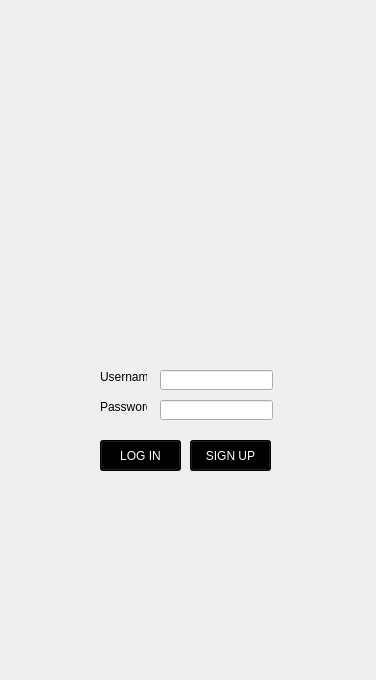
<?xml version="1.0" encoding="UTF-8"?>
<ui version="4.0">
 <class>Form</class>
 <widget class="QWidget" name="Form">
  <property name="geometry">
   <rect>
    <x>0</x>
    <y>0</y>
    <width>376</width>
    <height>680</height>
   </rect>
  </property>
  <property name="windowTitle">
   <string>Form</string>
  </property>
  <property name="styleSheet">
   <string notr="true"/>
  </property>
  <widget class="QPushButton" name="MSIGNUP">
   <property name="geometry">
    <rect>
     <x>190</x>
     <y>440</y>
     <width>81</width>
     <height>31</height>
    </rect>
   </property>
   <property name="styleSheet">
    <string notr="true">font: 15pt &quot;Bebas&quot;;
color: white;
background-color: rgb(0, 0, 0);



</string>
   </property>
   <property name="text">
    <string>SIGN UP</string>
   </property>
  </widget>
  <widget class="QPushButton" name="MLOGIN">
   <property name="geometry">
    <rect>
     <x>100</x>
     <y>440</y>
     <width>81</width>
     <height>31</height>
    </rect>
   </property>
   <property name="styleSheet">
    <string notr="true">font: 15pt &quot;Bebas&quot;;
color: white;
background-color: rgb(0, 0, 0);



</string>
   </property>
   <property name="text">
    <string>LOG IN</string>
   </property>
  </widget>
  <widget class="QLabel" name="MPasswordlabel_3">
   <property name="geometry">
    <rect>
     <x>100</x>
     <y>400</y>
     <width>47</width>
     <height>13</height>
    </rect>
   </property>
   <property name="text">
    <string>Password</string>
   </property>
  </widget>
  <widget class="QLineEdit" name="MPasswordlineEdit_2">
   <property name="geometry">
    <rect>
     <x>160</x>
     <y>400</y>
     <width>113</width>
     <height>20</height>
    </rect>
   </property>
   <property name="echoMode">
    <enum>QLineEdit::Password</enum>
   </property>
  </widget>
  <widget class="QLabel" name="MUsernamelabel_2">
   <property name="geometry">
    <rect>
     <x>100</x>
     <y>370</y>
     <width>47</width>
     <height>13</height>
    </rect>
   </property>
   <property name="text">
    <string>Username</string>
   </property>
  </widget>
  <widget class="QLabel" name="label">
   <property name="geometry">
    <rect>
     <x>0</x>
     <y>0</y>
     <width>381</width>
     <height>661</height>
    </rect>
   </property>
   <property name="styleSheet">
    <string notr="true">background-image: url(:/IMAGE/1.png);</string>
   </property>
   <property name="text">
    <string/>
   </property>
  </widget>
  <widget class="QLineEdit" name="MUsernamelineEdit">
   <property name="geometry">
    <rect>
     <x>160</x>
     <y>370</y>
     <width>113</width>
     <height>20</height>
    </rect>
   </property>
  </widget>
  <widget class="QLabel" name="MLabel">
   <property name="geometry">
    <rect>
     <x>40</x>
     <y>340</y>
     <width>291</width>
     <height>21</height>
    </rect>
   </property>
   <property name="palette">
    <palette>
     <active>
      <colorrole role="WindowText">
       <brush brushstyle="SolidPattern">
        <color alpha="255">
         <red>255</red>
         <green>0</green>
         <blue>0</blue>
        </color>
       </brush>
      </colorrole>
      <colorrole role="Text">
       <brush brushstyle="SolidPattern">
        <color alpha="255">
         <red>255</red>
         <green>0</green>
         <blue>0</blue>
        </color>
       </brush>
      </colorrole>
      <colorrole role="PlaceholderText">
       <brush brushstyle="SolidPattern">
        <color alpha="128">
         <red>255</red>
         <green>0</green>
         <blue>0</blue>
        </color>
       </brush>
      </colorrole>
     </active>
     <inactive>
      <colorrole role="WindowText">
       <brush brushstyle="SolidPattern">
        <color alpha="255">
         <red>255</red>
         <green>0</green>
         <blue>0</blue>
        </color>
       </brush>
      </colorrole>
      <colorrole role="Text">
       <brush brushstyle="SolidPattern">
        <color alpha="255">
         <red>255</red>
         <green>0</green>
         <blue>0</blue>
        </color>
       </brush>
      </colorrole>
      <colorrole role="PlaceholderText">
       <brush brushstyle="SolidPattern">
        <color alpha="128">
         <red>255</red>
         <green>0</green>
         <blue>0</blue>
        </color>
       </brush>
      </colorrole>
     </inactive>
     <disabled>
      <colorrole role="WindowText">
       <brush brushstyle="SolidPattern">
        <color alpha="255">
         <red>120</red>
         <green>120</green>
         <blue>120</blue>
        </color>
       </brush>
      </colorrole>
      <colorrole role="Text">
       <brush brushstyle="SolidPattern">
        <color alpha="255">
         <red>120</red>
         <green>120</green>
         <blue>120</blue>
        </color>
       </brush>
      </colorrole>
      <colorrole role="PlaceholderText">
       <brush brushstyle="SolidPattern">
        <color alpha="128">
         <red>0</red>
         <green>0</green>
         <blue>0</blue>
        </color>
       </brush>
      </colorrole>
     </disabled>
    </palette>
   </property>
   <property name="text">
    <string/>
   </property>
   <property name="alignment">
    <set>Qt::AlignCenter</set>
   </property>
  </widget>
  <zorder>label</zorder>
  <zorder>MSIGNUP</zorder>
  <zorder>MLOGIN</zorder>
  <zorder>MPasswordlabel_3</zorder>
  <zorder>MPasswordlineEdit_2</zorder>
  <zorder>MUsernamelabel_2</zorder>
  <zorder>MUsernamelineEdit</zorder>
  <zorder>MLabel</zorder>
 </widget>
 <resources>
  <include location="IMAGES.qrc"/>
 </resources>
 <connections/>
</ui>
